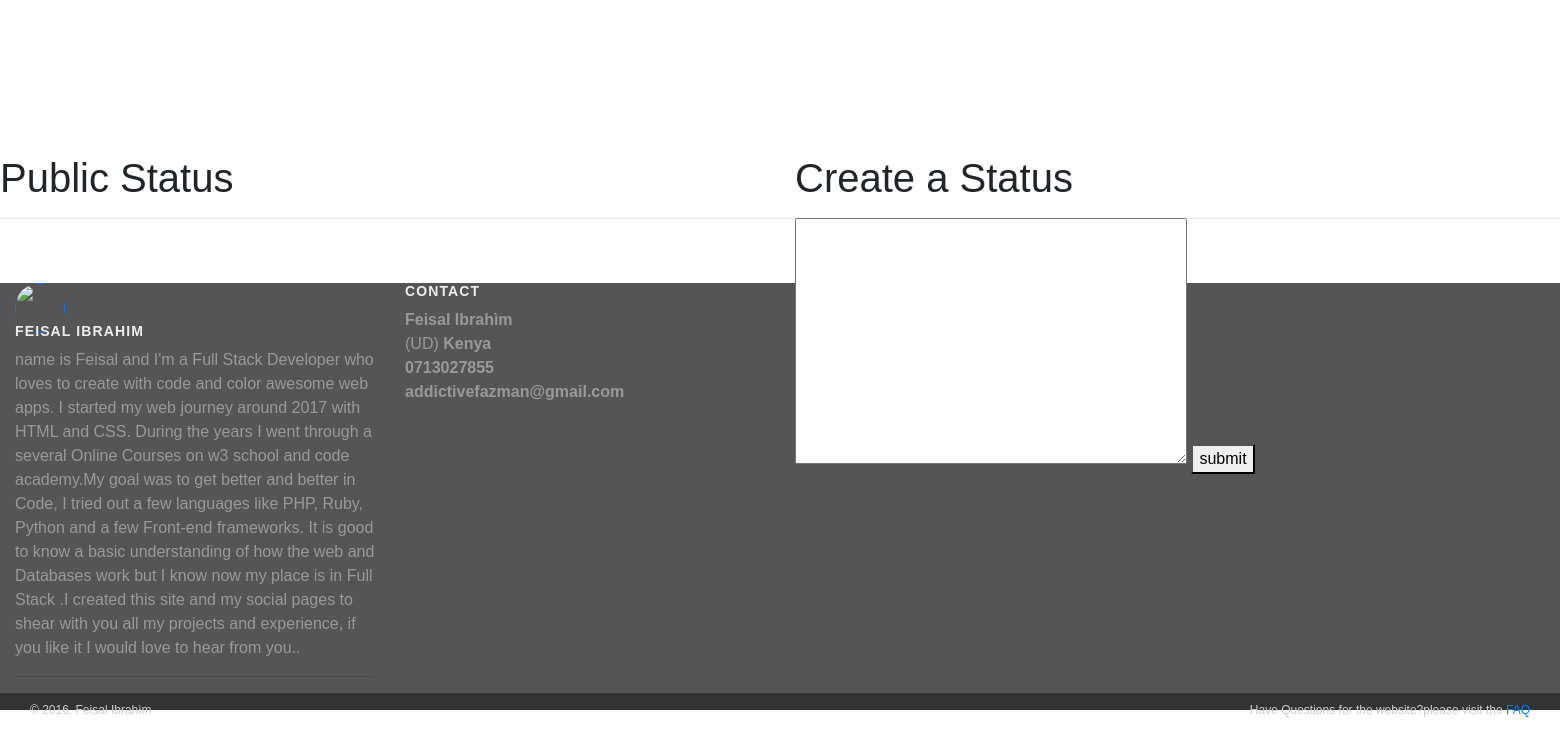
Before: /ribbits (signed in) with the older database file.
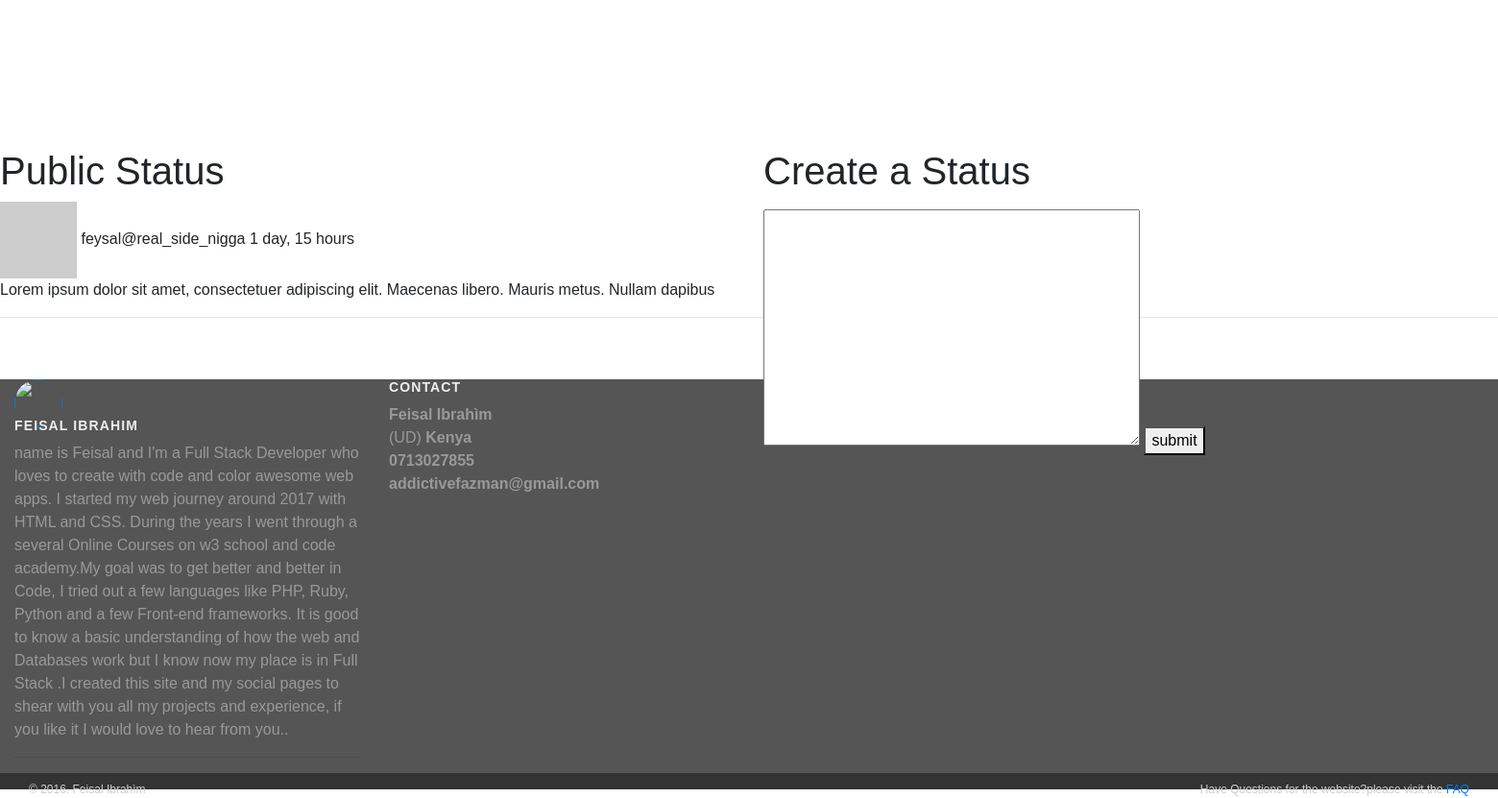
After: the same page with the newer database file.
### app/models.py (models this page shows)
class Ribbit( models.Model ):
    content=models.CharField( max_length=140 )
    user=models.ForeignKey( User )
    creation_date=models.DateTimeField( auto_now=True , blank=True )

### app/views.py (the view)
# urls.py: url( r'^ribbits$' , views.public ) ,  # public ribbits
@login_required
def public(request, ribbit_form=None):
    ribbit_form = ribbit_form or RibbitForm()
    ribbits = Ribbit.objects.reverse()[:10]
    return render(request,
                  'public.html',
                  {'ribbit_form': ribbit_form, 'next_url': '/ribbits',
                   'ribbits': ribbits, 'username': request.user.username})

### app/forms.py (shortened to what this page needs)
class RibbitForm( forms.ModelForm ):
    content=forms.CharField( required=True , widget=forms.widgets.Textarea( attrs={'class': 'ribbitText'} ) )
    class Meta:
        model=Ribbit
        exclude=('user' ,)

### app/models.py (called while the page is built)
    def gravatar_url(self):
        return "http://www.gravatar.com/avatar/%s?s=50" % hashlib.md5( self.user.email.encode('utf-8')).hexdigest( )

### app/templates/public.html (shortened to what this page needs)
{% extends "base.html" %}
{% block content %}
       <div class="col-md-6" style="float:right;">
       <h1>Create a Status</h1>
        <p>
            <form action="/submit" method="post">
            {% for field in ribbit_form %}{% csrf_token %}
            {{ field }}
            {% endfor %}
                <button type="submit" value="Ribbit!">submit</button>
            </form>
        </p>
    </div>
    <div class="panel left">
        <h1>Public Status</h1>
        {% for ribbit in ribbits %}
        <div class="ribbitWrapper">
            <img class="avatar" src="{{ ribbit.user.profile.gravatar_url }}">
                <span class="name">{{ ribbit.user.first_name }}</span>@{{ ribbit.user.username }}
            <span class="time">{{ ribbit.creation_date|timesince }}</span>
            <p>{{ ribbit.content }}</p>
        </div>
        {% endfor %}
    </div>
{% endblock %}

Changed rows visible on the page:
added Ribbit: user.first_name "feysal", user.username "real_side_nigga", creation_date "1 day, 15 hours", content "Lorem ipsum dolor sit amet, consectetuer adipiscing elit. Maecenas libero. Mauris metus. Nullam dapibus"
